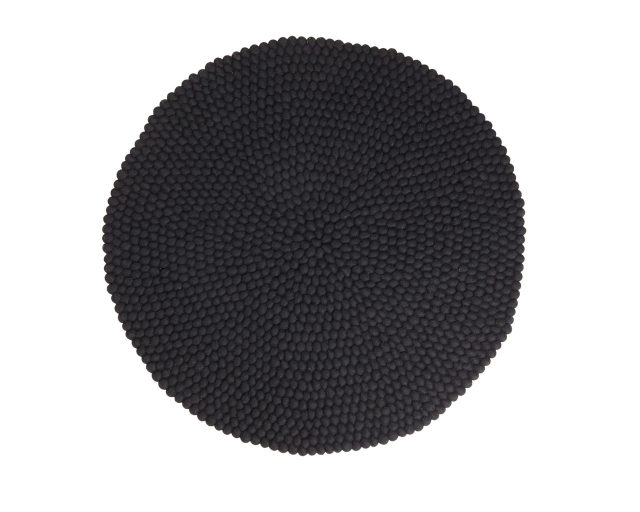
#> input picture black.jpg, 1280 x 1024 px (shown at 1/2 size)
$ python demo.py
#> lines starting #> are read from the running program, lines starting #| are printed output that depends on the picture; after the words box and inside, x2 and y2 are one past the last pixel; in counts of white or black regions, pixels touching at a corner belong together
import cv2
from matplotlib import pyplot as plt
from wordcloud import WordCloud

img_dest = 'keepcalm_box.png'
img_dest = 'black.jpg'

img_base = cv2.imread(img_dest)
#> img_base is the input picture: shape (1024, 1280, 3); mean B, G, R 166.2, 164.3, 165
img_base = cv2.cvtColor(img_base, cv2.COLOR_BGR2GRAY)
#> img_base: shape (1024, 1280)
_, img_base = cv2.threshold(img_base, 200, 255, cv2.THRESH_BINARY)
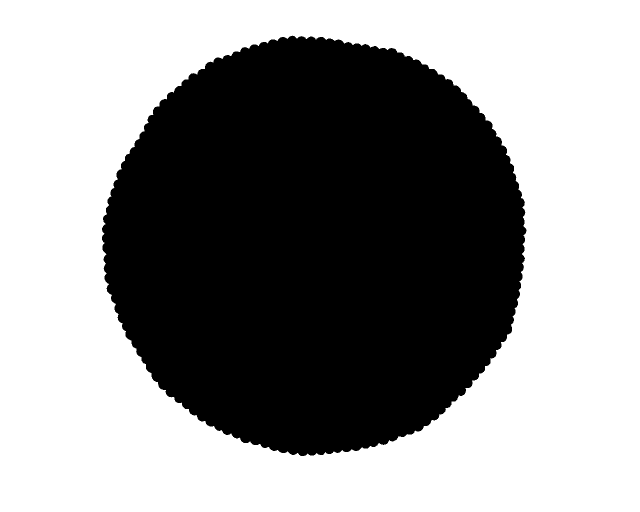
#> img_base: shape (1024, 1280) (shown at 1/2 size); 57.7% white; 1 black region, box (x1, y1, x2, y2) and area: (204, 71, 1053, 912) 554495

#cv2.imshow('a', img_base)
#cv2.waitKey()

names = ['习近平 ', '李克强 ', '栗战书 ', '汪洋 ', '王沪宁 ', '赵乐际 ', '韩正 ', '丁薛祥 ', '王晨 ', '刘鹤 ', '许其亮 ', '孙春兰 ', '李希 ', '李强 ', '李鸿忠 ', '杨洁篪 ', '杨晓渡 ', '张又侠 ', '陈希 ', '陈全国 ', '陈敏尔 ', '胡春华 ', '郭声琨 ', '黄坤明 ', '蔡奇 ']

for x in range(6):
    names.extend(names)

name_co = ''.join(names)
names_gen = {n: 0.001 for n in names}
print(img_base)
#> (printed output is left out)


font = './bb3810/hard.otf'

#> (the run stopped early here; a loop or call above may not have finished)
